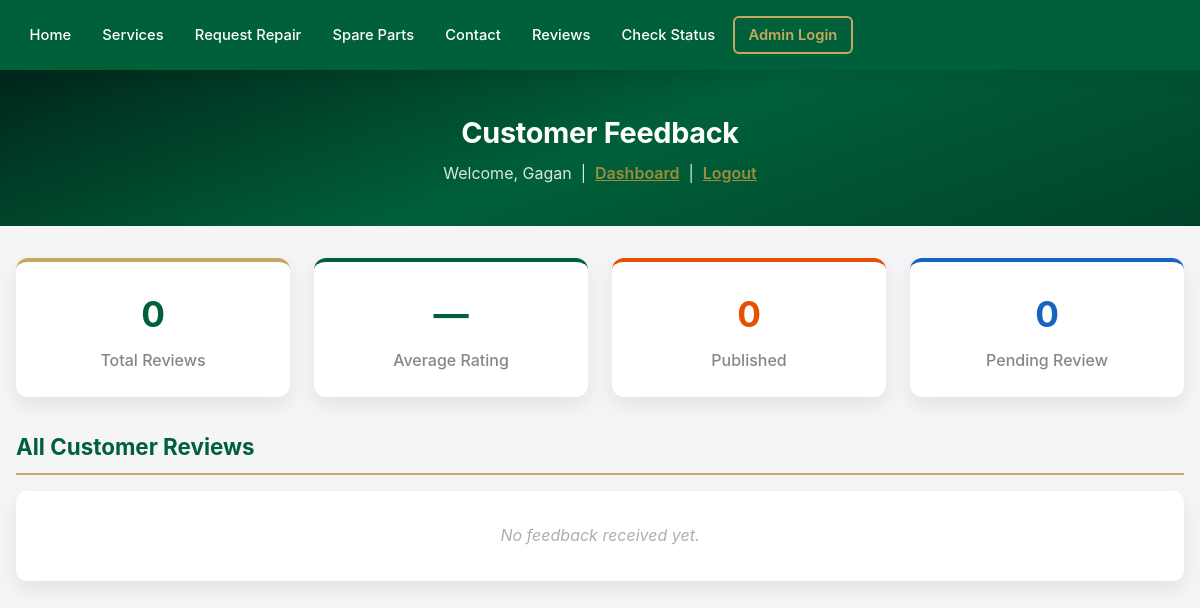
/admin/feedback (signed in), run on an earlier commit of the app's database.
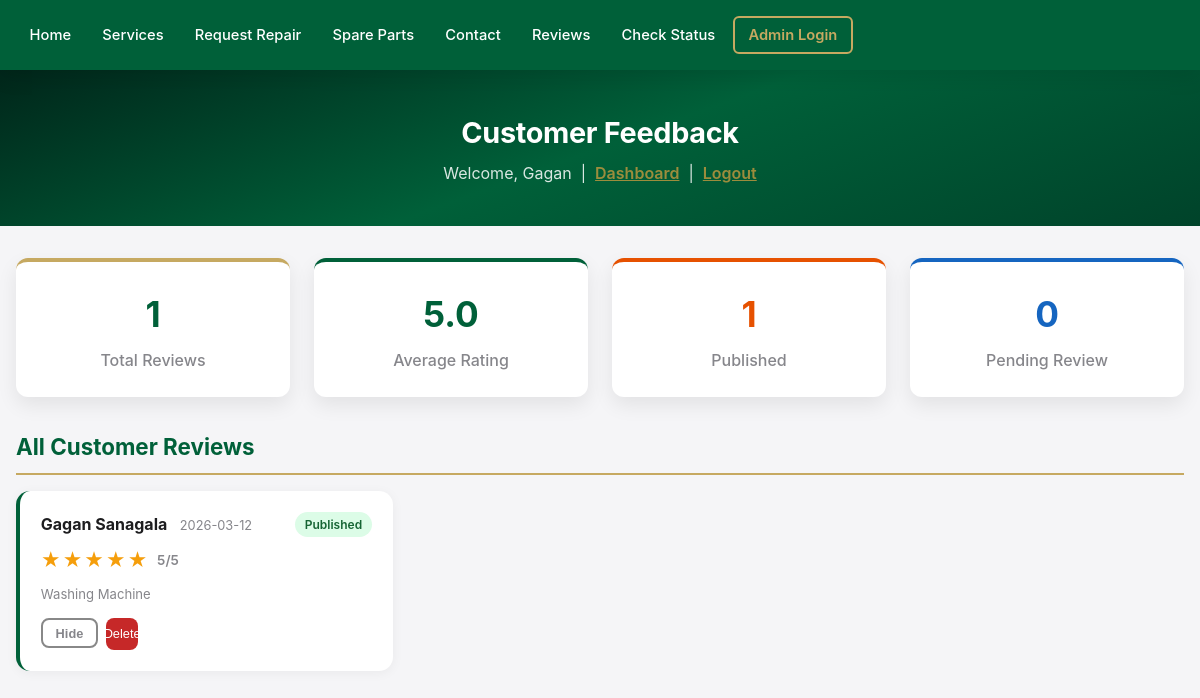
And on a later commit of the database.
### tables this page shows
CREATE TABLE feedback (
            id INTEGER PRIMARY KEY AUTOINCREMENT,
            request_id INTEGER NOT NULL UNIQUE,
            customer_name TEXT NOT NULL,
            technician_name TEXT,
            rating INTEGER NOT NULL CHECK(rating BETWEEN 1 AND 5),
            comment TEXT,
            is_approved INTEGER DEFAULT 0,
            created_at TIMESTAMP DEFAULT CURRENT_TIMESTAMP,
            FOREIGN KEY (request_id) REFERENCES service_requests(id)
        );

CREATE TABLE service_requests (
            id INTEGER PRIMARY KEY AUTOINCREMENT,
            customer_name TEXT NOT NULL,
            mobile_number TEXT NOT NULL,
            address TEXT NOT NULL,
            appliance_type TEXT NOT NULL,
            problem_type TEXT NOT NULL,
            description TEXT,
            request_time TIMESTAMP DEFAULT CURRENT_TIMESTAMP
        , status TEXT DEFAULT 'pending', completed_time TIMESTAMP, technician_id INTEGER, assigned_time TIMESTAMP, image_path TEXT, ai_suggestions TEXT, cancel_reason TEXT, cancel_description TEXT, admin_message TEXT);

### app.py (the view)
@app.route('/admin/feedback')
def admin_feedback():
    if not session.get('admin_logged_in'):
        flash('Please login first.', 'error')
        return redirect(url_for('admin_login'))
    db = get_db()
    all_feedback = db.execute(
        """SELECT f.*, sr.appliance_type, sr.problem_type
           FROM feedback f
           JOIN service_requests sr ON f.request_id = sr.id
           ORDER BY f.created_at DESC"""
    ).fetchall()
    stats = db.execute(
        """SELECT COUNT(*) as total,
                  ROUND(AVG(rating), 1) as avg_rating,
                  SUM(CASE WHEN is_approved = 1 THEN 1 ELSE 0 END) as approved_count
           FROM feedback"""
    ).fetchone()
    return render_template('admin_feedback.html', feedback_list=all_feedback, stats=stats)

### app.py (called while the page is built)
def get_db():
    if 'db' not in g:
        g.db = sqlite3.connect(DATABASE)
        g.db.row_factory = sqlite3.Row
    return g.db

### templates/admin_feedback.html (shortened to what this page needs)
{% extends "base.html" %}
{% block content %}
<div class="dashboard-header">
    <h1>Customer Feedback</h1>
    <p>Welcome, {{ session.get('admin_name', 'Admin') }} &nbsp;|&nbsp;
        <a href="{{ url_for('admin_dashboard') }}" class="logout-link">Dashboard</a> &nbsp;|&nbsp;
        <a href="{{ url_for('admin_logout') }}" class="logout-link">Logout</a>
    </p>
</div>
<div class="dashboard-content">
    <div class="summary-cards">
        <div class="summary-card">
            <h3>{{ stats['total'] or 0 }}</h3>
            <p>Total Reviews</p>
        </div>
        <div class="summary-card summary-completed">
            <h3>{{ stats['avg_rating'] or '—' }}</h3>
            <p>Average Rating</p>
        </div>
        <div class="summary-card summary-pending">
            <h3>{{ stats['approved_count'] or 0 }}</h3>
            <p>Published</p>
        </div>
        <div class="summary-card summary-technicians">
            <h3>{{ (stats['total'] or 0) - (stats['approved_count'] or 0) }}</h3>
            <p>Pending Review</p>
        </div>
    </div>
    <div class="dash-section">
        <h2 class="dash-section-title">All Customer Reviews</h2>
        {% if feedback_list %}
        <div class="feedback-admin-grid">
            {% for fb in feedback_list %}
            <div class="feedback-admin-card {% if fb['is_approved'] %}feedback-approved{% else %}feedback-pending{% endif %}">
                <div class="feedback-admin-header">
                    <div>
                        <strong>{{ fb['customer_name'] }}</strong>
                        <span class="feedback-admin-date">{{ fb['created_at'][:10] if fb['created_at'] else '' }}</span>
                    </div>
                    <span class="feedback-admin-status {% if fb['is_approved'] %}badge-approved{% else %}badge-pending{% endif %}">
                        {{ 'Published' if fb['is_approved'] else 'Pending' }}
                    </span>
                </div>
                <div class="feedback-admin-stars">
                    {% for i in range(1, 6) %}
                        <span class="star {% if i <= fb['rating'] %}star-filled{% endif %}">&#9733;</span>
                    {% endfor %}
                    <span class="feedback-admin-rating">{{ fb['rating'] }}/5</span>
                </div>
                <div class="feedback-admin-meta">
                    <span>{{ fb['appliance_type'] }}</span>
                </div>
                <div class="feedback-admin-actions">
                    {% if not fb['is_approved'] %}
                    <form method="POST" action="{{ url_for('approve_feedback', id=fb['id']) }}" style="display:inline;">
                        <button type="submit" class="btn-primary btn-sm">Approve</button>
                    </form>
                    {% else %}
                    <form method="POST" action="{{ url_for('hide_feedback', id=fb['id']) }}" style="display:inline;">
                        <button type="submit" class="btn-secondary btn-sm">Hide</button>
                    </form>
                    {% endif %}
                    <form method="POST" action="{{ url_for('delete_feedback', id=fb['id']) }}" style="display:inline;" onsubmit="return confirm('Delete this feedback?');">
                        <button type="submit" class="btn-delete btn-sm">Delete</button>
                    </form>
                </div>
            </div>
            {% endfor %}
        </div>
        {% else %}
        <p class="empty-msg">No feedback received yet.</p>
        {% endif %}
    </div>
</div>
{% endblock %}

### templates/base.html (shortened to what this page needs)
<!DOCTYPE html>
<html lang="en">
<head>
    <link rel="stylesheet" href="{{ url_for('static', filename='css/style.css') }}">
</head>
<body>
    <nav class="navbar">
        <div class="nav-container">
            <ul class="nav-menu" id="navMenu">
                <li><a href="{{ url_for('index') }}" class="nav-link {% if request.endpoint == 'index' %}active{% endif %}">Home</a></li>
                <li><a href="{{ url_for('services') }}" class="nav-link {% if request.endpoint == 'services' %}active{% endif %}">Services</a></li>
                <li><a href="{{ url_for('request_repair') }}" class="nav-link {% if request.endpoint == 'request_repair' %}active{% endif %}">Request Repair</a></li>
                <li><a href="{{ url_for('spare_parts') }}" class="nav-link {% if request.endpoint == 'spare_parts' %}active{% endif %}">Spare Parts</a></li>
                <li><a href="{{ url_for('contact') }}" class="nav-link {% if request.endpoint == 'contact' %}active{% endif %}">Contact</a></li>
                <li><a href="{{ url_for('reviews') }}" class="nav-link {% if request.endpoint == 'reviews' %}active{% endif %}">Reviews</a></li>
                <li><a href="{{ url_for('check_status') }}" class="nav-link {% if request.endpoint == 'check_status' %}active{% endif %}">Check Status</a></li>
                <li><a href="{{ url_for('admin_login') }}" class="nav-link btn-login {% if request.endpoint == 'admin_login' %}active{% endif %}">Admin Login</a></li>
            </ul>
        </div>
    </nav>
    <main>
        {% block content %}{% endblock %}
    </main>
</body>
</html>

What changed in the data, as far as the page shows it:
added feedback: customer_name "Gagan Sanagala", created_at "2026-03-12", is_approved "Published", rating "5", appliance_type "Washing Machine"
Also different on the page:
{{ stats['total'] or 0 }}: "0" → "1"
{{ stats['avg_rating'] or '—' }}: "—" → "5.0"
{{ stats['approved_count'] or 0 }}: "0" → "1"
text no longer shown: "No feedback received yet."
